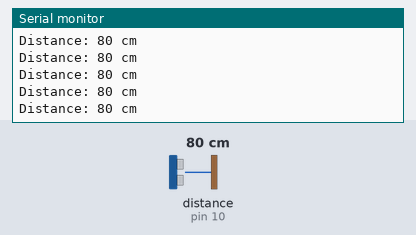
Recording of a sketch running on a simulated Arduino Uno, built with avr-gcc and run on an emulated ATmega328P. Parts: the last lines printed to the serial monitor. Inputs (shaded band) come from the test bench; at power-on: distance to the obstacle (sensor on pin 10) 80 cm. The echo pulse lasts 58.3 µs per cm.

Above: at 1.2 s.
1.3 s: distance to the obstacle (sensor on pin 10) set to 2 cm
At 1.38 s:
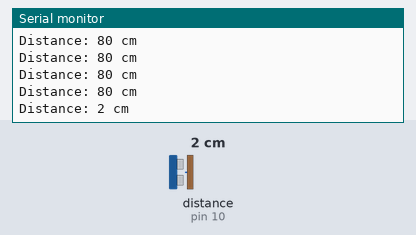
4.3 s: distance to the obstacle (sensor on pin 10) set to 4 cm
At 4.3 s:
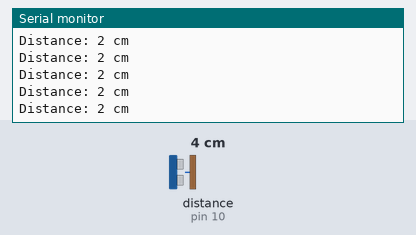
5.8 s: distance to the obstacle (sensor on pin 10) set to 299 cm
At 5.83 s:
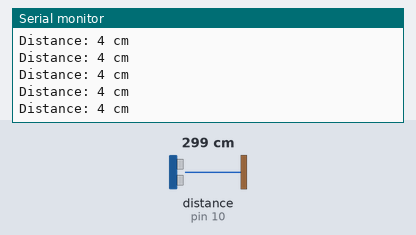
Timing chart, 0 to 8.8 s (numbered marks = the images above; inputs shaded):
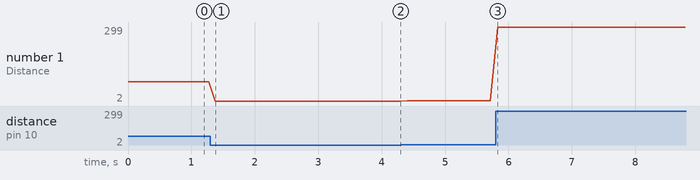

Measured:
- after the input at 1.3 s, the serial monitor: prints a new line after 0.07 s (image 1)
- plotted number 1: 80 → 2 after the input at 1.3 s, 2 → 4 after the input at 4.3 s, 4 → 299 after the input at 5.8 s

The sketch:

6_Ultrasonic-sensor_using_libs_.ino
```cpp
#include <Ultrasonic.h>

#define TRIG_PIN 9   // Pin connected to the Trig pin of the ultrasonic sensor
#define ECHO_PIN 10  // Pin connected to the Echo pin of the ultrasonic sensor

Ultrasonic ultrasonic(TRIG_PIN, ECHO_PIN);

void setup() {
  Serial.begin(9600); // Initialize Serial communication
}

void loop() {
  // Measure distance in centimeters
  long distance = ultrasonic.read();

  // Print the distance to the Serial Monitor
  Serial.print("Distance: ");
  Serial.print(distance);
  Serial.println(" cm");

  delay(100); // Wait a bit before the next measurement
}
```
